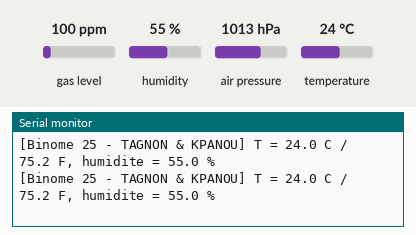
The program below on a simulated ESP32. On the bench: the last lines printed to the serial monitor. The test bench sets the inputs (shaded band); at power-on: humidity 55 %, temperature 24 °C, gas level 100 ppm, air pressure 1013 hPa.

Above: at 3.1 s.
3.2 s: humidity set to 22 %
At 4.8 s:
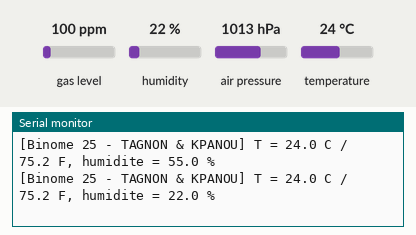
6.1 s: temperature set to 12 °C
At 7.2 s:
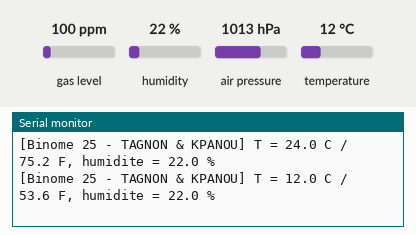
9.0 s: humidity set to 40 %
At 12.0 s:
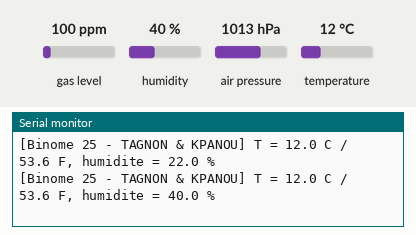
Timing chart, 0 to 13.5 s (numbered marks = the images above; inputs shaded):
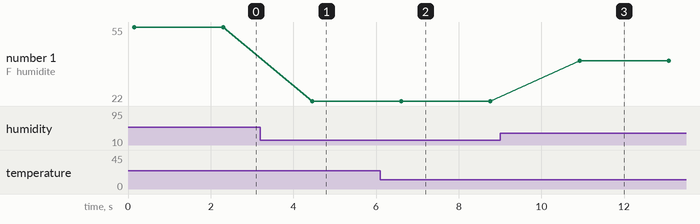

Measured:
- after the input at 3.2 s, the serial monitor: prints a new line after 1.3 s (image 1)
- after the input at 6.1 s, the serial monitor: prints a new line after 0.52 s (image 2)
- after the input at 9.0 s, the serial monitor: prints a new line after 1.9 s (image 3)
- plotted number 1: 55 → 22 after the input at 3.2 s, 22 → 40 after the input at 9.0 s

The program:

main.cpp
```cpp
#include <Arduino.h>
#include <Wire.h>
#include <Adafruit_Sensor.h>
#include <Adafruit_BME680.h>

#define PREFIX "[Binome 25 - TAGNON & KPANOU]"
#define SDA_PIN 21
#define SCL_PIN 22

Adafruit_BME680 bme(&Wire);

void setup() {
  Serial.begin(115200);
  Wire.begin(SDA_PIN, SCL_PIN);

  // Adresse I2C par defaut : 0x77. Certains modules utilisent 0x76.
  if (!bme.begin(0x77) && !bme.begin(0x76)) {
    Serial.println(String(PREFIX) + " BME680 introuvable : verifier le cablage");
    while (true) delay(1000);
  }

  // Lignes de configuration (a savoir expliquer) :
  bme.setTemperatureOversampling(BME680_OS_8X);  // 8 mesures moyennees : moins de bruit
  bme.setHumidityOversampling(BME680_OS_2X);
  bme.setPressureOversampling(BME680_OS_4X);
  bme.setIIRFilterSize(BME680_FILTER_SIZE_3);    // filtre qui lisse les mesures successives
  bme.setGasHeater(320, 150);                    // plaque chauffante : 320 degres C pendant 150 ms
}

void loop() {
  if (!bme.performReading()) {
    Serial.println(String(PREFIX) + " echec de la lecture");
    delay(2000);
    return;
  }
  float tempC = bme.temperature;
  float tempF = tempC * 9.0 / 5.0 + 32.0;
  Serial.println(String(PREFIX) + " T = " + String(tempC, 1) + " C / " +
                 String(tempF, 1) + " F, humidite = " + String(bme.humidity, 1) + " %");
  delay(2000);
}
```
